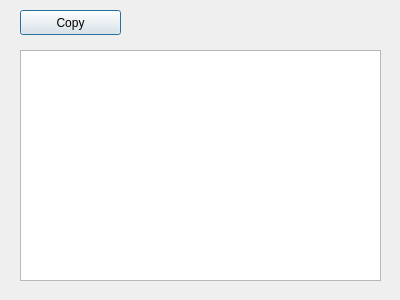
<?xml version="1.0" encoding="UTF-8"?>
<ui version="4.0">
 <class>MyDialog</class>
 <widget class="QDialog" name="MyDialog">
  <property name="geometry">
   <rect>
    <x>0</x>
    <y>0</y>
    <width>400</width>
    <height>300</height>
   </rect>
  </property>
  <property name="windowTitle">
   <string>Command History</string>
  </property>
  <widget class="QPlainTextEdit" name="plainTextEdit">
   <property name="geometry">
    <rect>
     <x>20</x>
     <y>50</y>
     <width>361</width>
     <height>231</height>
    </rect>
   </property>
  </widget>
  <widget class="QPushButton" name="pushButton">
   <property name="geometry">
    <rect>
     <x>20</x>
     <y>10</y>
     <width>101</width>
     <height>25</height>
    </rect>
   </property>
   <property name="text">
    <string>Copy</string>
   </property>
  </widget>
 </widget>
 <resources/>
 <connections>
  <connection>
   <sender>pushButton</sender>
   <signal>clicked()</signal>
   <receiver>plainTextEdit</receiver>
   <slot>copy()</slot>
   <hints>
    <hint type="sourcelabel">
     <x>68</x>
     <y>21</y>
    </hint>
    <hint type="destinationlabel">
     <x>99</x>
     <y>88</y>
    </hint>
   </hints>
  </connection>
 </connections>
</ui>
